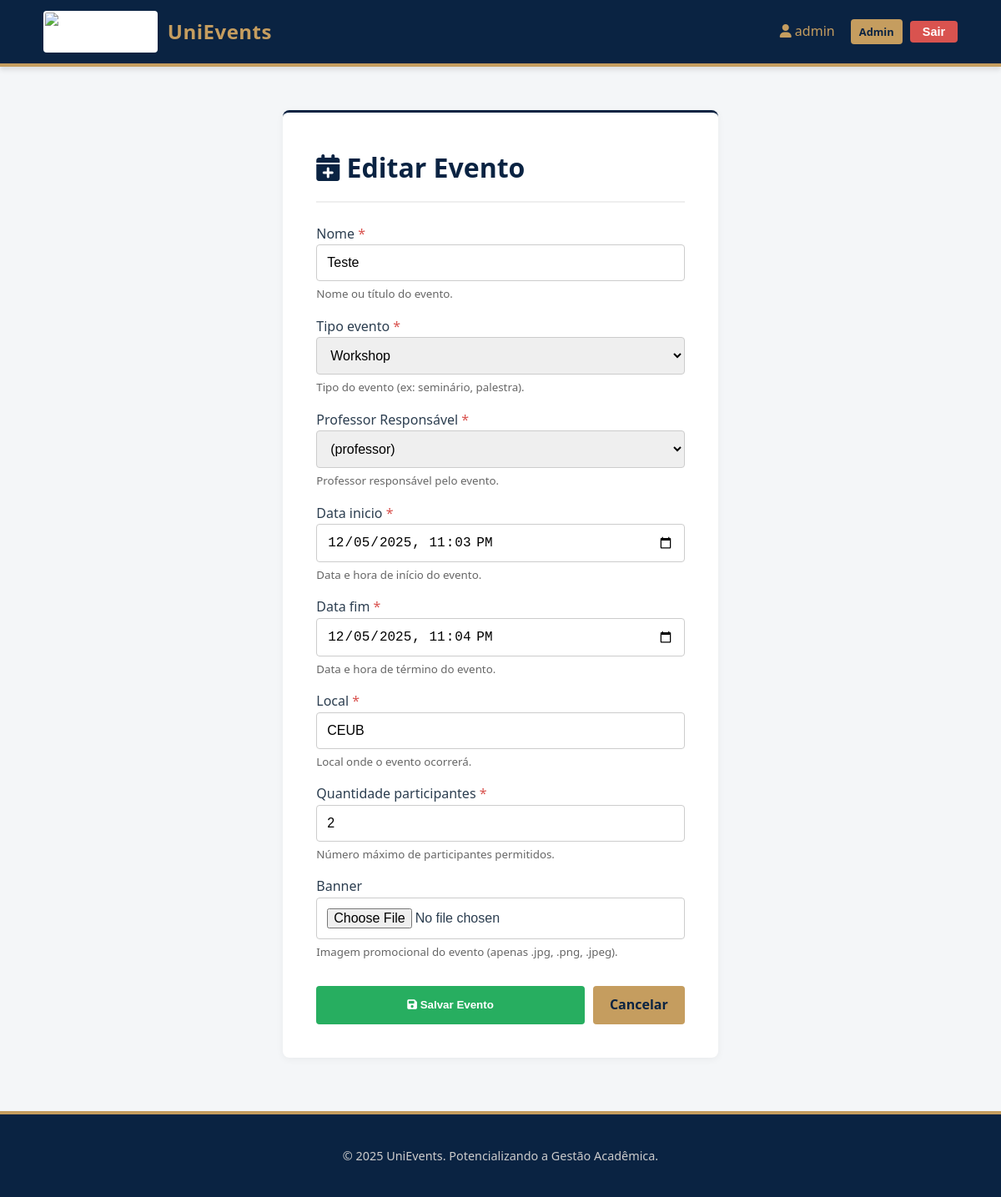
Screenshot of /evento/2/atualizar/ (signed in) with the database file from the repository.
### sgea_app/models.py (models this page shows, shortened)
class Usuario(AbstractUser):
    PERFIL_CHOICES = (
        ('aluno', 'Aluno'),
        ('professor', 'Professor'),
        ('organizador', 'Organizador'),
    )
    telefone = models.CharField(max_length=15, blank=True, null=True, help_text="Telefone de contato do usuário.")
    instituicao_ensino = models.CharField(max_length=255, blank=True, null=True, help_text="Instituição de ensino (obrigatório para alunos e professores).")
    perfil = models.CharField(max_length=15, choices=PERFIL_CHOICES, default='aluno', help_text="Perfil do usuário no sistema.")
    class Meta:
        db_table = "usuario"
        verbose_name = "Usuário"
        verbose_name_plural = "Usuários"
    def __str__(self):
        return f"{self.first_name} {self.last_name} ({self.username})"

class Evento(models.Model):
    TIPO_EVENTO_CHOICES = (
        ('seminario', 'Seminário'),
        ('palestra', 'Palestra'),
        ('congresso', 'Congresso'),
        ('workshop', 'Workshop'),
        ('outro', 'Outro'),
    )
    nome = models.CharField(max_length=200, help_text="Nome ou título do evento.")
    tipo_evento = models.CharField(max_length=50, choices=TIPO_EVENTO_CHOICES, help_text="Tipo do evento (ex: seminário, palestra).")
    data_inicio = models.DateTimeField(help_text="Data e hora de início do evento.")
    data_fim = models.DateTimeField(help_text="Data e hora de término do evento.")
    local = models.CharField(max_length=255, help_text="Local onde o evento ocorrerá.")
    quantidade_participantes = models.PositiveIntegerField(
        default=0,
        validators=[MinValueValidator(0)],
        help_text="Número máximo de participantes permitidos.")
    banner = models.ImageField(
        upload_to='eventos/banners/',
        blank=True,
        null=True,
        help_text="Imagem promocional do evento (apenas .jpg, .png, .jpeg).",
        validators=[FileExtensionValidator(allowed_extensions=['jpg', 'jpeg', 'png'])]
    )
    organizador = models.ForeignKey(
        settings.AUTH_USER_MODEL,
        on_delete=models.SET_NULL,
        null=True,
        related_name='eventos_organizados',
        limit_choices_to={'perfil': 'organizador'},
        help_text="Organizador responsável pelo evento."
    )
    participantes = models.ManyToManyField(
        settings.AUTH_USER_MODEL,
        through='Inscricao',
        related_name='eventos_inscritos',
        blank=True
    )
    professor_responsavel = models.ForeignKey(
        settings.AUTH_USER_MODEL,
        on_delete=models.SET_NULL,
        null=True,
        related_name='eventos_responsavel',
        limit_choices_to={'perfil': 'professor'},
        help_text="Professor responsável pelo evento."
    )
    data_criacao = models.DateTimeField(auto_now_add=True)
    data_atualizacao = models.DateTimeField(auto_now=True)
    class Meta:
        db_table = "evento"
        ordering = ["-data_inicio", "nome"]
        verbose_name = "Evento"
        verbose_name_plural = "Eventos"

### sgea_app/views.py (the view)
# urls.py: path('evento/<int:pk>/atualizar/', views.atualizar_evento, name='atualizar_evento'),
@login_required
def atualizar_evento(request, pk):
    evento = get_object_or_404(Evento, pk=pk)
    if evento.organizador != request.user:
        return redirect('organizador_dashboard')
    if request.method == 'POST':
        form = EventoForm(request.POST, request.FILES, instance=evento)
        if form.is_valid():
            form.save()
            registrar_log(request, 'evento_edicao', f"Evento editado: {evento.nome} (ID: {evento.id})")
            return redirect('organizador_dashboard')
    else:
        form = EventoForm(instance=evento)
    return render(request, 'sgea_app/eventos/evento_form.html', {'form': form, 'titulo': 'Editar Evento'})

### sgea_app/forms.py (shortened to what this page needs)
class EventoForm(forms.ModelForm):
    class Meta:
        model = Evento
        fields = [
            'nome',
            'tipo_evento',
            'professor_responsavel',
            'data_inicio',
            'data_fim',
            'local',
            'quantidade_participantes',
            'banner'
        ]
        widgets = {
            'data_inicio': forms.DateTimeInput(
                format='%Y-%m-%dT%H:%M',
                attrs={'type': 'datetime-local', 'class': 'form-control'}
            ),
            'data_fim': forms.DateTimeInput(
                format='%Y-%m-%dT%H:%M',
                attrs={'type': 'datetime-local', 'class': 'form-control'}
            ),
        }
    def __init__(self, *args, **kwargs):
        super(EventoForm, self).__init__(*args, **kwargs)
        for field_name, field in self.fields.items():
            if 'class' not in field.widget.attrs:
                field.widget.attrs['class'] = 'form-control'
        self.fields['professor_responsavel'].label = "Professor Responsável"
        self.fields['professor_responsavel'].empty_label = "Selecione um Professor"

### sgea_app/templates/sgea_app/eventos/evento_form.html (shortened to what this page needs)
{% extends 'sgea_app/base.html' %}
{% load static %}
{% block content %}
<div style="max-width: 800px; margin: 20px auto;">
    <div class="card">
        <h1 style="border-bottom: 2px solid #eee; padding-bottom: 15px; margin-bottom: 25px;">
            <i class="fas fa-calendar-plus"></i> {{ titulo }}
        </h1>
        <form method="post" enctype="multipart/form-data">
            {% for field in form %}
                <div class="form-group">
                    <label for="{{ field.id_for_label }}">
                        {{ field.label }}
                        {% if field.field.required %}<span style="color: var(--danger);">*</span>{% endif %}
                    </label>
                    {{ field }}
                    {% if field.help_text %}
                        <small style="color: #666; display: block; margin-top: 5px;">{{ field.help_text }}</small>
                    {% endif %}
                </div>
            {% endfor %}
            <div style="margin-top: 30px; display: flex; gap: 10px;">
                <button type="submit" class="btn btn-success" style="flex: 1;">
                    <i class="fas fa-save"></i> Salvar Evento
                </button>
                <a href="{% url 'organizador_dashboard' %}" class="btn btn-secondary">
                    Cancelar
                </a>
            </div>
        </form>
    </div>
</div>
{% endblock %}

### sgea_app/templates/sgea_app/base.html (shortened to what this page needs)
{% load static %}
<!DOCTYPE html>
<html lang="pt-br">
<head>
    <link rel="stylesheet" href="{% static 'css/style.css' %}">
    <link rel="stylesheet" href="https://cdnjs.cloudflare.com/ajax/libs/font-awesome/6.0.0/css/all.min.css">
</head>
<body>
    <header class="main-header">
        <div class="container" style="margin: 0; max-width: 100%; display: flex; justify-content: space-between; align-items: center;">
            <a href="{% if user.is_authenticated %}{% url 'participantes_dashboard' %}{% else %}{% url 'login' %}{% endif %}" class="brand-wrapper">
                <img src="{% static 'img/logo.png' %}" alt="Logo UniEvents" class="logo-img">
                <span class="brand-name">UniEvents</span>
            </a>
            <nav>
                {% if user.is_authenticated %}
                    <span style="margin-right: 15px; color: var(--secondary-color);">
                        <i class="fas fa-user"></i> {{ user.first_name|default:user.username }}
                    </span>
                    {% if user.perfil == 'organizador' %}
                        <a href="{% url 'organizador_dashboard' %}" class="btn btn-secondary" style="padding: 5px 10px; font-size: 0.8rem; margin-right: 5px;">Admin</a>
                    {% endif %}
                    <form action="{% url 'logout' %}" method="post" style="display:inline;">
                        <button type="submit" class="btn btn-danger" style="padding: 5px 15px; font-size: 0.9rem;">Sair</button>
                    </form>
                {% else %}
                    <a href="{% url 'login' %}" style="color: var(--white); text-decoration: none; font-weight: bold;">Login</a>
                {% endif %}
            </nav>
        </div>
    </header>
    <main class="container">
        {% block content %}
        {% endblock %}
    </main>
    <footer class="main-footer">
        <p>&copy; 2025 UniEvents. Potencializando a Gestão Acadêmica.</p>
    </footer>
</body>
</html>

### sgea_app/static/css/style.css (style rules this page uses)
:root { --primary-color: #0a2342; --secondary-color: #c59d5f; --accent-color: #1a3c6e; --text-color: #2c3e50; --bg-color: #f4f6f8; --white: #ffffff; --danger: #d9534f; --success: #27ae60; --font-main: 'Segoe UI', 'Roboto', Helvetica, Arial, sans-serif; }
* { box-sizing: border-box; }
body { font-family: var(--font-main); background-color: var(--bg-color); color: var(--text-color); margin: 0; padding: 0; line-height: 1.6; display: flex; flex-direction: column; min-height: 100vh; }
.main-header { background-color: var(--primary-color); color: var(--white); padding: 0.8rem 2rem; display: flex; justify-content: space-between; align-items: center; box-shadow: 0 4px 6px rgba(0,0,0,0.1); border-bottom: 4px solid var(--secondary-color); }
.brand-wrapper { display: flex; align-items: center; text-decoration: none; color: var(--white); gap: 12px; }
.logo-img { height: 50px; width: auto; border-radius: 4px; background-color: var(--white); padding: 2px; }
.brand-name { font-size: 1.5rem; font-weight: bold; letter-spacing: 0.5px; color: var(--secondary-color); }
.container { max-width: 1100px; margin: 2rem auto; padding: 0 20px; flex: 1; }
.card { background: var(--white); padding: 2.5rem; border-radius: 8px; box-shadow: 0 2px 10px rgba(0,0,0,0.05); margin-bottom: 2rem; border-top: 3px solid var(--primary-color); }
h1, h2, h3 { color: var(--primary-color); margin-top: 0; }
.btn { display: inline-block; padding: 10px 20px; border-radius: 4px; text-decoration: none; font-weight: 600; cursor: pointer; border: none; transition: all 0.3s ease; text-align: center; }
.btn-secondary { background-color: var(--secondary-color); color: var(--primary-color); }
.btn-danger { background-color: var(--danger); color: white; }
.btn-success { background-color: var(--success); color: white; }
.main-footer { background-color: var(--primary-color); color: #ccc; text-align: center; padding: 1.5rem; margin-top: auto; font-size: 0.9rem; border-top: 4px solid var(--secondary-color); }
.form-group { margin-bottom: 15px; }
input, select, textarea { width: 100%; padding: 12px; border: 1px solid #ccc; border-radius: 4px; font-size: 1rem; }

### rows the page displays
Usuario: first_name "admin"
Evento: form "Teste" "Workshop" "(professor)" "12/05/2025 23:03" "12/05/2025 23:04" "CEUB" "2"

### other values shown
{{ titulo }} "Editar Evento"
{{ field.label }} "Nome" "Tipo evento" "Professor Responsável" "Data inicio" "Data fim" "Local" "Quantidade participantes" "Banner"
{{ field.help_text }} "Nome ou título do evento." "Tipo do evento (ex: seminário, palestra)." "Professor responsável pelo evento." "Data e hora de início do evento." "Data e hora de término do evento." "Local onde o evento ocorrerá." "Número máximo de participantes permitidos." "Imagem promocional do evento (apenas .jpg, .png, .jpeg)."
